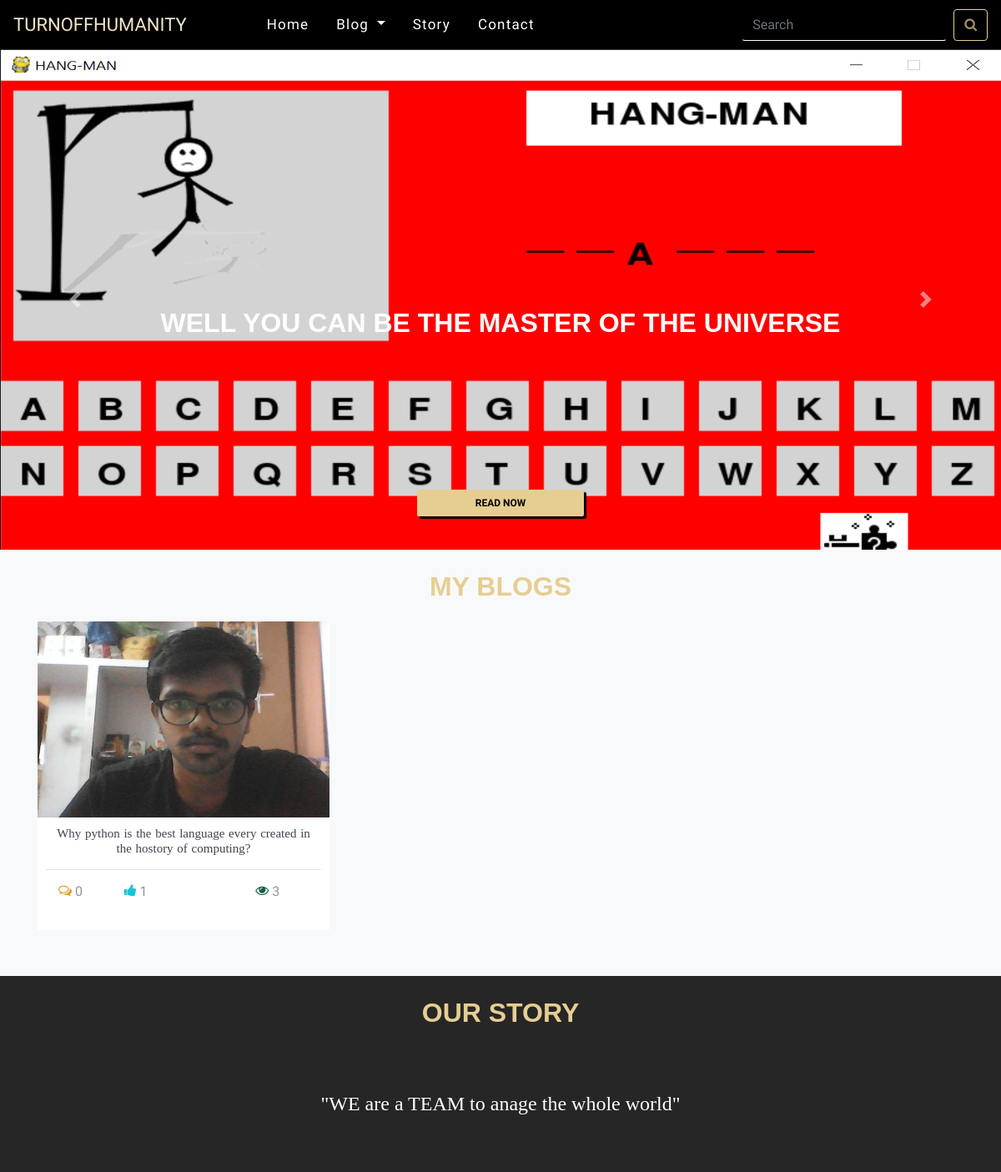
Before: / (upper part) with the older database file.
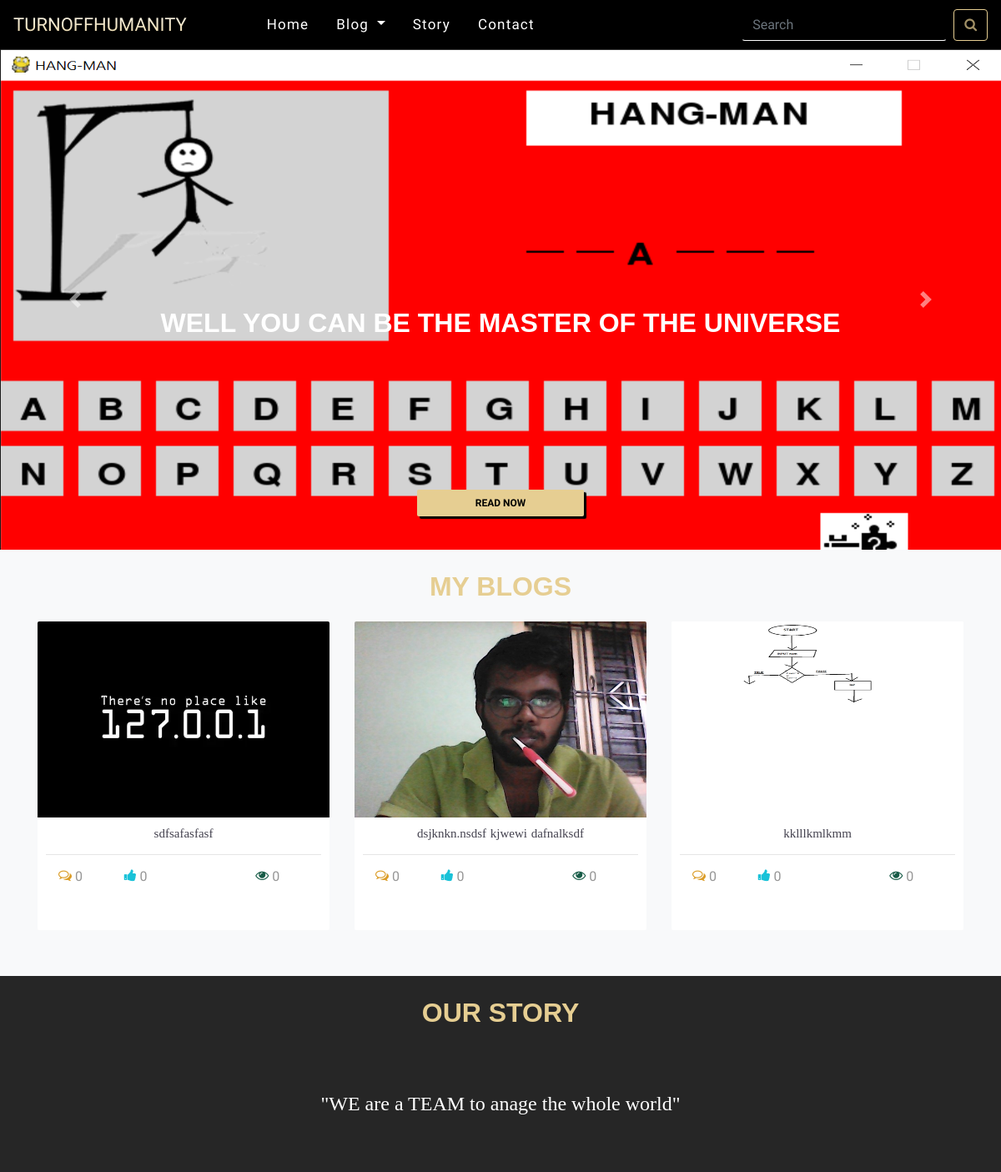
After: the same page with the newer database file.
### blogapp/models.py (models this page shows, shortened)
class Courosel(models.Model):
    Post=models.ForeignKey(Post,on_delete=models.CASCADE)
    Image=models.ImageField(upload_to='courosels/')
    Caption=models.CharField(max_length=70)

class Post(models.Model):
    Author=models.ForeignKey(User,on_delete=models.CASCADE)
    Title=models.TextField()
    TitleSlug=models.SlugField(blank=True,null=True)
    OverView=models.TextField()
    Thumbnail=models.ImageField(upload_to='thumbnails/')
    Content=RichTextUploadingField()
    Category=models.ManyToManyField(Category)
    DateAdded=models.DateField(auto_now_add=True)
    Views=models.PositiveIntegerField(default=0)
    CommentCount=models.PositiveIntegerField(default=0)
    Likes=models.PositiveIntegerField(default=0)
    class Meta:
        ordering=['-DateAdded']
    def __str__(self):
        return self.TitleSlug

### blogapp/views.py (the view)
# urls.py: 2. Add a URL to urlpatterns:  path('', views.home, name='home')
def home(request):
    post=Post.objects.all()
    post=post[:3]
    categories=Category.objects.all()
    courosels=Courosel.objects.all()
    aboutus=AboutUs.objects.all()
    if len(aboutus)>0:
        about=aboutus[0]
        return render(request,'index.html',context={'post':post,'categories':categories,'courosels':courosels,'about':about})
    else:
        return render(request,'index.html',context={'post':post,'categories':categories,'courosels':courosels})

### blogapp/models.py (called while the page is built)
    def __str__(self):
        return self.Name

    def __str__(self):
        return self.Content

### templates/index.html (shortened to what the changed rows need)
{% load static %}
<!DOCTYPE html>
<html lang="en">
    <head>
        <link rel="stylesheet" href="https://cdnjs.cloudflare.com/ajax/libs/font-awesome/4.7.0/css/font-awesome.min.css">
        <link rel="stylesheet" href="https://maxcdn.bootstrapcdn.com/bootstrap/4.5.2/css/bootstrap.min.css">
        <link rel = "stylesheet" href ="{% static 'styles/navfoot.css' %}">
        <link rel = "stylesheet" href ="{% static 'styles/index.css' %}">
    </head>
    <body>
          <div id="carouselExampleIndicators" class="carousel slide" data-ride="carousel" id="carouselmain">
            <div class="carousel-inner">
          {% for courosel in courosels %}
          <div class="carousel-item {% if forloop.counter == 1 %} active {% endif %}" >
            <img class="d-block w-100" id="carouselimg" src="{{courosel.Image.url}}" alt="Third blog slide">
            <div class="carousel-caption">
              <h5 id="carouseltext">{{courosel.Caption}}</h5>
              <a href="/posts/{{courosel.Post}}" class="btn btn-primary" id="readmorebtn">Read Now</a>
          </div>
          </div>
          {% endfor %}
          </div>
          </div>
          <section>
            <div class="latestblogs-container">
              <h1 id="lb-title">My Blogs</h1>
              <div class="latestblog">
                  <div class="row">
                    {% for post in post %}
                      <div class="col-sm-6 col-md-4">
                        <div class="blog-thumb">
                            <a class="lightbox" href="/posts/{{post.TitleSlug}}">
                                <img id="myblog-img" src="{{post.Thumbnail.url}}" alt="nature">
                            </a>
                            <div class="caption">
                                <p>{{post.Title}}</a>
                                  <hr>
                                  <div class="row" id="blog-row">
                                    <div class="box1">
                                      <div class="row">
                                        <i class="fa fa-comments-o"></i>
                                        <p>&nbsp;{{post.CommentCount}}</p>
                                      </div>
                                    </div>
                                    <div class="box2">
                                      <div class="row">
                                        <i class="fa fa-thumbs-up"></i>
                                        <p>&nbsp;{{post.Likes}}</p>
                                      </div>
                                    </div>
                                    <div class="box3">
                                      <div class="row">
                                        <i class="fa fa-eye"></i>
                                        <p>&nbsp;{{post.Views}}</p>
                                      </div>
                                    </div>
                                    </div>
                            </div>
                        </div>
                    </div>
                    {% endfor %}
  </section>
            <section>
              <div class="mystory" id="story">
                <h1 id="lb-title">Our Story</h1>
              </div>
            </section>
    </body>
</html>

Changed rows visible on the page:
no longer on this page (row unchanged): Post: Thumbnail (picture), Title "Why python is the best language every created in the hostory of computing?", CommentCount "0", Likes "1", Views "3"
added Post: Thumbnail (picture), Title "sdfsafasfasf", CommentCount "0", Likes "0", Views "0"
added Post: Thumbnail (picture), Title "dsjknkn.nsdsf kjwewi dafnalksdf", CommentCount "0", Likes "0", Views "0"
added Post: Thumbnail (picture), Title "kklllkmlkmm", CommentCount "0", Likes "0", Views "0"
